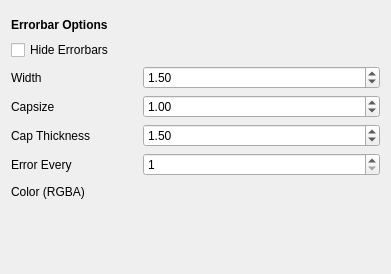
<?xml version="1.0" encoding="UTF-8"?>
<ui version="4.0">
 <class>Form</class>
 <widget class="QWidget" name="Form">
  <property name="geometry">
   <rect>
    <x>0</x>
    <y>0</y>
    <width>391</width>
    <height>274</height>
   </rect>
  </property>
  <property name="sizePolicy">
   <sizepolicy hsizetype="Fixed" vsizetype="Fixed">
    <horstretch>0</horstretch>
    <verstretch>0</verstretch>
   </sizepolicy>
  </property>
  <property name="windowTitle">
   <string>Form</string>
  </property>
  <layout class="QGridLayout" name="gridLayout">
   <item row="2" column="0">
    <layout class="QGridLayout" name="layout">
     <property name="sizeConstraint">
      <enum>QLayout::SetMinimumSize</enum>
     </property>
     <property name="topMargin">
      <number>5</number>
     </property>
     <item row="3" column="0">
      <widget class="QLabel" name="draw_style_label_3">
       <property name="text">
        <string>Capsize</string>
       </property>
      </widget>
     </item>
     <item row="2" column="2">
      <widget class="QDoubleSpinBox" name="width_spin_box">
       <property name="sizePolicy">
        <sizepolicy hsizetype="Minimum" vsizetype="Expanding">
         <horstretch>190</horstretch>
         <verstretch>20</verstretch>
        </sizepolicy>
       </property>
       <property name="minimumSize">
        <size>
         <width>190</width>
         <height>20</height>
        </size>
       </property>
       <property name="decimals">
        <number>2</number>
       </property>
       <property name="value">
        <double>1.500000000000000</double>
       </property>
      </widget>
     </item>
     <item row="4" column="2">
      <widget class="QDoubleSpinBox" name="cap_thickness_spin_box">
       <property name="sizePolicy">
        <sizepolicy hsizetype="Minimum" vsizetype="Expanding">
         <horstretch>0</horstretch>
         <verstretch>0</verstretch>
        </sizepolicy>
       </property>
       <property name="minimumSize">
        <size>
         <width>190</width>
         <height>20</height>
        </size>
       </property>
       <property name="decimals">
        <number>2</number>
       </property>
       <property name="value">
        <double>1.500000000000000</double>
       </property>
      </widget>
     </item>
     <item row="4" column="0">
      <widget class="QLabel" name="width_label_3">
       <property name="text">
        <string>Cap Thickness</string>
       </property>
      </widget>
     </item>
     <item row="6" column="0">
      <widget class="QLabel" name="color_label_3">
       <property name="text">
        <string>Color (RGBA)</string>
       </property>
      </widget>
     </item>
     <item row="2" column="1">
      <spacer name="horizontalSpacer_18">
       <property name="orientation">
        <enum>Qt::Horizontal</enum>
       </property>
       <property name="sizeHint" stdset="0">
        <size>
         <width>40</width>
         <height>20</height>
        </size>
       </property>
      </spacer>
     </item>
     <item row="2" column="0">
      <widget class="QLabel" name="line_style_label_3">
       <property name="sizePolicy">
        <sizepolicy hsizetype="Fixed" vsizetype="Preferred">
         <horstretch>0</horstretch>
         <verstretch>0</verstretch>
        </sizepolicy>
       </property>
       <property name="text">
        <string>Width</string>
       </property>
      </widget>
     </item>
     <item row="4" column="1">
      <spacer name="horizontalSpacer_20">
       <property name="orientation">
        <enum>Qt::Horizontal</enum>
       </property>
       <property name="sizeHint" stdset="0">
        <size>
         <width>40</width>
         <height>20</height>
        </size>
       </property>
      </spacer>
     </item>
     <item row="3" column="1">
      <spacer name="horizontalSpacer_19">
       <property name="orientation">
        <enum>Qt::Horizontal</enum>
       </property>
       <property name="sizeHint" stdset="0">
        <size>
         <width>40</width>
         <height>20</height>
        </size>
       </property>
      </spacer>
     </item>
     <item row="5" column="2">
      <widget class="QSpinBox" name="error_every_spin_box">
       <property name="sizePolicy">
        <sizepolicy hsizetype="Minimum" vsizetype="Expanding">
         <horstretch>0</horstretch>
         <verstretch>0</verstretch>
        </sizepolicy>
       </property>
       <property name="minimumSize">
        <size>
         <width>190</width>
         <height>20</height>
        </size>
       </property>
       <property name="minimum">
        <number>1</number>
       </property>
      </widget>
     </item>
     <item row="6" column="1">
      <spacer name="horizontalSpacer_21">
       <property name="orientation">
        <enum>Qt::Horizontal</enum>
       </property>
       <property name="sizeHint" stdset="0">
        <size>
         <width>40</width>
         <height>20</height>
        </size>
       </property>
      </spacer>
     </item>
     <item row="0" column="0" colspan="2">
      <widget class="QLabel" name="errorbar_options_label">
       <property name="minimumSize">
        <size>
         <width>79</width>
         <height>18</height>
        </size>
       </property>
       <property name="font">
        <font>
         <pointsize>9</pointsize>
         <weight>75</weight>
         <bold>true</bold>
        </font>
       </property>
       <property name="text">
        <string>Errorbar Options</string>
       </property>
      </widget>
     </item>
     <item row="5" column="0">
      <widget class="QLabel" name="label_3">
       <property name="text">
        <string>Error Every</string>
       </property>
      </widget>
     </item>
     <item row="3" column="2">
      <widget class="QDoubleSpinBox" name="capsize_spin_box">
       <property name="sizePolicy">
        <sizepolicy hsizetype="Minimum" vsizetype="Expanding">
         <horstretch>0</horstretch>
         <verstretch>0</verstretch>
        </sizepolicy>
       </property>
       <property name="minimumSize">
        <size>
         <width>190</width>
         <height>20</height>
        </size>
       </property>
       <property name="decimals">
        <number>2</number>
       </property>
       <property name="value">
        <double>1.000000000000000</double>
       </property>
      </widget>
     </item>
     <item row="6" column="2">
      <widget class="QWidget" name="color_dummy_widget" native="true">
       <property name="sizePolicy">
        <sizepolicy hsizetype="Minimum" vsizetype="Expanding">
         <horstretch>0</horstretch>
         <verstretch>0</verstretch>
        </sizepolicy>
       </property>
       <property name="minimumSize">
        <size>
         <width>190</width>
         <height>20</height>
        </size>
       </property>
      </widget>
     </item>
     <item row="1" column="0" colspan="2">
      <widget class="QCheckBox" name="hide_errorbars_tickbox">
       <property name="text">
        <string>Hide Errorbars</string>
       </property>
      </widget>
     </item>
    </layout>
   </item>
   <item row="3" column="0">
    <spacer name="verticalSpacer_2">
     <property name="orientation">
      <enum>Qt::Vertical</enum>
     </property>
     <property name="sizeHint" stdset="0">
      <size>
       <width>20</width>
       <height>40</height>
      </size>
     </property>
    </spacer>
   </item>
  </layout>
 </widget>
 <resources/>
 <connections/>
</ui>
